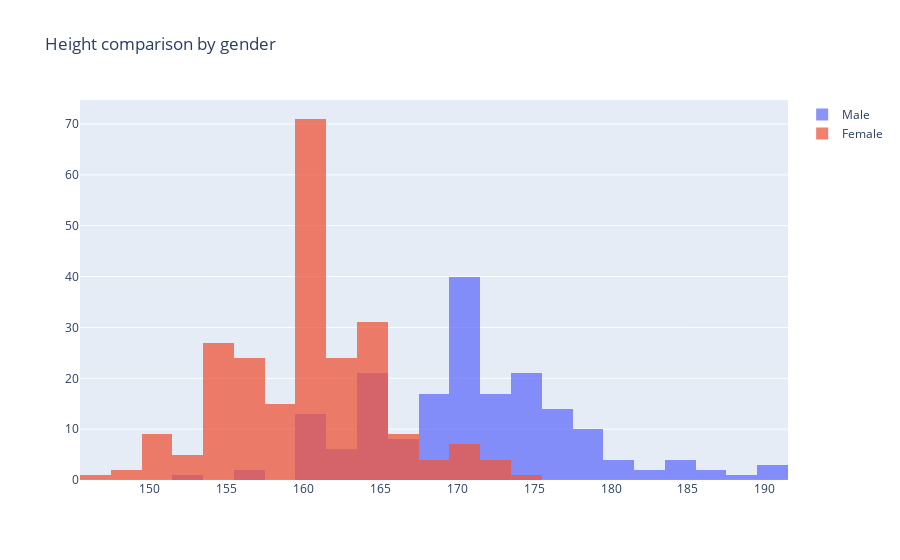

Notebook cell for this chart:
### Markdown cell above
> Let's create a histogram, which will compare the distribution of men's heights and women's heights:

### Code cell
# create the data 
data = [
    # men
    go.Histogram(
    x=df[df['Sex']==0]['Height'],
    opacity=0.75,
    name='Male'
),  
    # women
    go.Histogram(
    x=df[df['Sex']==1]['Height'],
    opacity=0.75,
    name='Female'
)]

# create the layout
layout = go.Layout(
    barmode='overlay',
    title="Height comparison by gender"
)

# create the figure 
fig = go.Figure(data=data, layout=layout)
fig.show()

### Figure 1 — Plotly figure (JSON) as saved in the notebook; plotly's stock layout.template omitted (floating-point values rounded to 4 significant figures; data arrays with more than 128 entries replaced by an {"elided": "..."} marker saying what was removed)
{"data": [{"name": "Male", "opacity": 0.75, "type": "histogram", "x": {"elided": "186 int values"}}, {"name": "Female", "opacity": 0.75, "type": "histogram", "x": {"elided": "234 int values"}}], "layout": {"autosize": true, "barmode": "overlay", "title": {"text": "Height comparison by gender"}, "xaxis": {"autorange": true, "range": [145.5, 191.5], "type": "linear"}, "yaxis": {"autorange": true, "range": [0, 74.74]}}}
